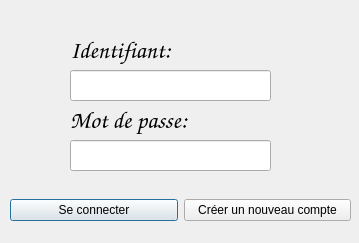
<?xml version="1.0" encoding="UTF-8"?>
<ui version="4.0">
 <class>Dialog</class>
 <widget class="QDialog" name="Dialog">
  <property name="geometry">
   <rect>
    <x>0</x>
    <y>0</y>
    <width>359</width>
    <height>243</height>
   </rect>
  </property>
  <property name="windowTitle">
   <string>Dialog</string>
  </property>
  <widget class="QWidget" name="horizontalLayoutWidget">
   <property name="geometry">
    <rect>
     <x>10</x>
     <y>190</y>
     <width>341</width>
     <height>41</height>
    </rect>
   </property>
   <layout class="QHBoxLayout" name="BoiteABouton">
    <item>
     <widget class="QPushButton" name="buttonConnection">
      <property name="text">
       <string>Se connecter</string>
      </property>
     </widget>
    </item>
    <item>
     <widget class="QPushButton" name="buttonNouveauCompte">
      <property name="text">
       <string>Créer un nouveau compte</string>
      </property>
     </widget>
    </item>
   </layout>
  </widget>
  <widget class="QLabel" name="labelIdentifiant">
   <property name="geometry">
    <rect>
     <x>70</x>
     <y>30</y>
     <width>199</width>
     <height>41</height>
    </rect>
   </property>
   <property name="font">
    <font>
     <family>Comic Sans MS</family>
     <pointsize>18</pointsize>
    </font>
   </property>
   <property name="text">
    <string>Identifiant:</string>
   </property>
  </widget>
  <widget class="QLabel" name="labelMotDePasse">
   <property name="geometry">
    <rect>
     <x>70</x>
     <y>100</y>
     <width>199</width>
     <height>41</height>
    </rect>
   </property>
   <property name="font">
    <font>
     <family>Comic Sans MS</family>
     <pointsize>18</pointsize>
    </font>
   </property>
   <property name="text">
    <string>Mot de passe:</string>
   </property>
  </widget>
  <widget class="QLineEdit" name="lineEditIdentifiant">
   <property name="geometry">
    <rect>
     <x>70</x>
     <y>70</y>
     <width>201</width>
     <height>31</height>
    </rect>
   </property>
  </widget>
  <widget class="QLineEdit" name="lineEditMotDePasse">
   <property name="geometry">
    <rect>
     <x>70</x>
     <y>140</y>
     <width>201</width>
     <height>31</height>
    </rect>
   </property>
  </widget>
 </widget>
 <resources/>
 <connections/>
</ui>
